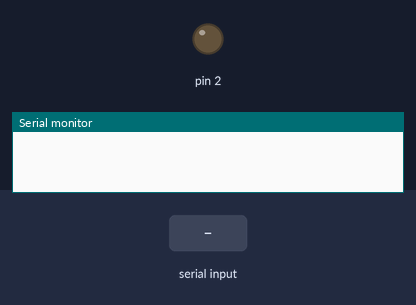
The sketch below on a simulated Arduino Uno, built with avr-gcc and run on an emulated ATmega328P. Shown: output pins drawn as LEDs (lit = HIGH), the last lines printed to the serial monitor. Inputs (shaded band) come from the test bench.

Above: at 1.2 s.
1.3 s: "LED on" received over the second serial link
At 2.6 s:
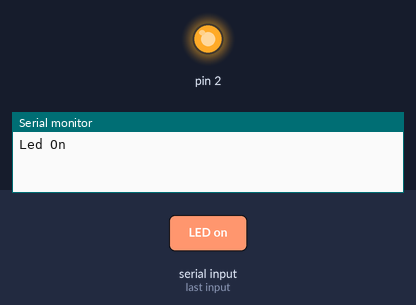
3.8 s: "LED off" received over the second serial link
At 5.7 s:
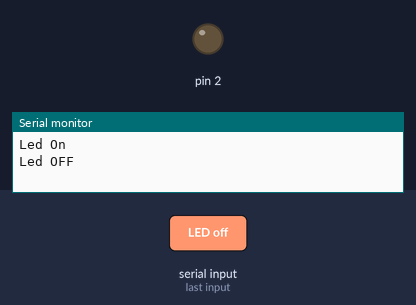
Timing chart, 0 to 7.2 s (numbered marks = the images above; inputs shaded):
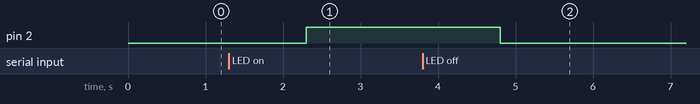

The sketch:

BluEtoothControlLed.ino
```cpp
#include <SoftwareSerial.h>

String value;

int TxD = 11;

int RxD = 10;

int servoposition;

SoftwareSerial bluetooth(TxD, RxD);
int keyboard;


void setup() {

  pinMode(2, OUTPUT);

 digitalWrite(2,LOW);
  Serial.begin(9600);

  bluetooth.begin(9600);

}


void loop()
{

 if (bluetooth.available())

   {

    value = bluetooth.readString();

if (value=="LED on")
{
  Serial.println("Led On");
digitalWrite(2,HIGH);
}
else if(value=="LED off")
{
  Serial.println("Led OFF");
digitalWrite(2,LOW);
}

}

}
```

Measured:
- after the input at 1.3 s, pin 2: LOW → HIGH after 1.0 s
- after the input at 3.8 s, pin 2: HIGH → LOW after 1.0 s
